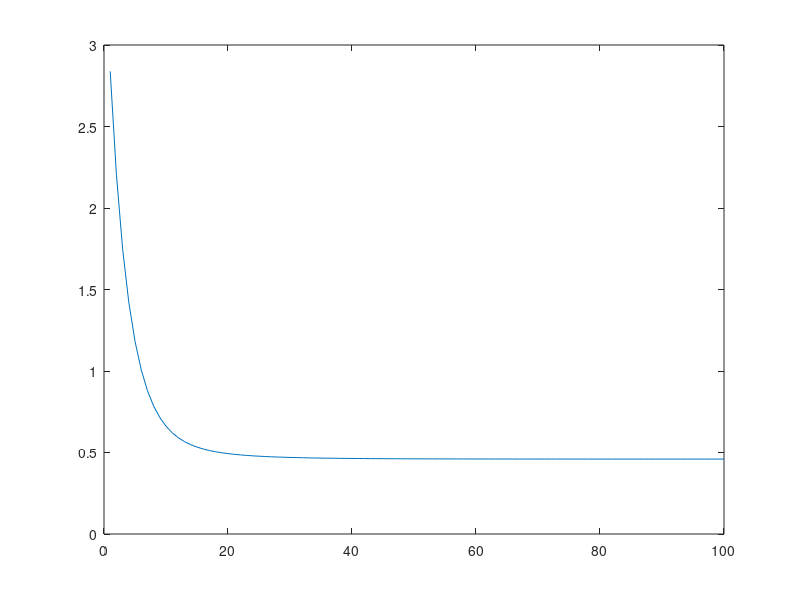

Here is the MATLAB script that generated this plot: (Note: this script raises an error after producing the figure.)
%%  EXERCISES 1 & 2 Perceptrons

set1 = [2,2; -2, 2; 0.5, 1.5];
set2 = [1, -2; -1, 1; -0.5, -0.5];
setAll = [set1; set2];
% 
% figure
% plot(set1(:,1),set1(:,2),'*')
% hold on
% plot(set2(:,1),set2(:,2),'*','color','r')
% axis([-2.5 2.5 -2.5 2.5])
% axis square

W = [0 0];
b = 0;
targets = [1 1 1 0 0 0];
lr = 0.01;
numEpochs = 100;
numInputs = 6;

allErrors = [];
for i = 1:numEpochs
    totalError = 0;
    for j = 1:numInputs
        inp = setAll(j,:);
        net_input = W*inp' + b;
        out = net_input;
        
        W = W+lr*(targets(j)-out)*inp;
        b = b+lr*(targets(j)-out);
        
        totalError = totalError + (targets(j)-out)^2;
    end
    allErrors = [allErrors; totalError];
end

plot(allErrors)

%% EXERCISE 3 Greeble Classification with Perceptron

badGreeblesTrain = xlsread('BadGreeblesTraining.xls');
goodGreeblesTrain = xlsread('GoodGreeblesTraining.xls');
trainData = [goodGreeblesTrain;badGreeblesTrain];

% 1 rerepsents a good Greeble, 0 represents a bad Greeble
targets = [repmat(1,200,1)' repmat(0,200,1)'];

W = [1 1 1];
b = 0;
num_inputs = size(trainData,1);

initialClassification = W*trainData' + b;

for i = 1:numEpochs
    for j = 1:numInputs
        input = trainData(j,:);
        net_input = W*input' + b;
        out = net_input;
        
        W = W + lr*(targets(j) - out)*input;
        b = b + lr*(targets(j) - out);
    end
end

trainedClassification = W*trainData' + b;

plot(trainedClassification,'.','MarkerSize',16)


%% EXERCISE 4: Backpropagation
NHIDDEN = 1;
NINP = 3;
NOUT = 2;

Wh = rand(NHIDDEN,NINP); %weight matrix feeding hidden nodes
Wo = rand(NOUT, NHIDDEN); %weight matrix feeding output nodes
bh = zeros(NHIDDEN,1); %bias weights feeding hidden nodes
bo = zeros(NOUT,1); %bias weights feeding output nodes
transfer_fn=@(x,alpha) 1./(1+exp(alpha*x));

% Learning rule applied to weights feeding the output nodes (from hidden
% layer to output layer) will be the non-linear Widrow-Hoff learning rule.
% From inputs to hidden layer will be __________...

%TODO: Classify the Greebles using the above network and a sigmoid transfer
%function & backpropagation learning rule. 



